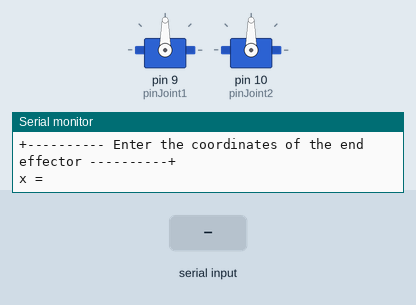
The sketch below on a simulated Arduino Uno, built with avr-gcc and run on an emulated ATmega328P. On the bench: 2 × servo, the last lines printed to the serial monitor. The inputs (shaded band) are chosen by the test bench.

Above: at 1.2 s.
1.3 s: "1\n" received over Serial
2.8 s: "0\n" received over Serial
At 4.6 s:
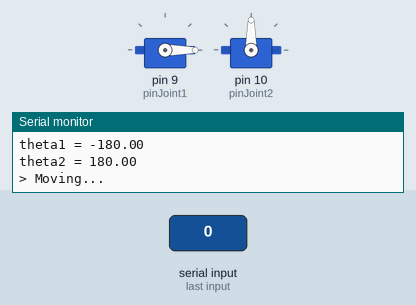
At 5.9 s:
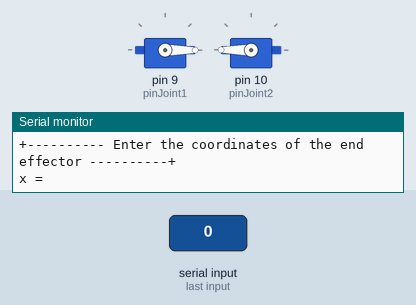
Timing chart, 0 to 7.4 s (numbered marks = the images above; inputs shaded):
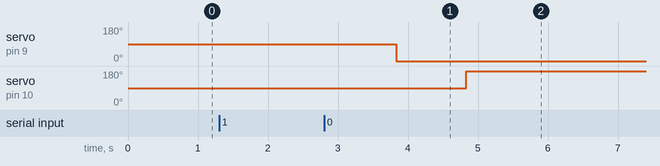

The sketch:

inverse_kinematics.ino
```cpp
#include <stdlib.h>
#include <math.h>
#include <Servo.h>

#define L1 7 // Length of the first link (in cm)
#define L2 8 // Length of the second link

#define pinJoint1 9
#define pinJoint2 10

Servo joint1;
Servo joint2;

// Variables
double x = 0.0, y = 0.0; // Coordinates of the end effector
double theta1 = 0.0, theta2 = 0.0; // Angles of the joints
double beta = 0.0, psi = 0.0;

// Function prototypes
void inverseKinematics(double x, double y);
double radToDeg(double rad);
void move(double angle1, double angle2);
double readSerialInput();

void setup() {
  Serial.begin(115200);

  joint1.attach(pinJoint1);
  joint2.attach(pinJoint2);

  joint1.write(90);
  joint2.write(90);
}

void loop() {
  Serial.flush();

  // Get the coordinates of the end effector
  Serial.println("+---------- Enter the coordinates of the end effector ----------+");
  Serial.print("x = ");
  while (Serial.available() == 0) {}
  x = readSerialInput();
  Serial.println(x);

  Serial.print("y = ");
  while (Serial.available() == 0) {}
  y = readSerialInput();
  Serial.println(y);

  Serial.print("\n+---------- Calculating angles to the coordinates: (");
  Serial.print(x);
  Serial.print(", ");
  Serial.print(y);
  Serial.println(") ----------+");

  // Calculate the angles of the joints
  inverseKinematics(x, y);

  // Print the angles of the joints
  Serial.println("\n> Angles of the joints:");
  Serial.print("theta1 = ");
  Serial.println(theta1);
  Serial.print("theta2 = ");
  Serial.println(theta2);
  Serial.println();

  // Move joints
  Serial.println("> Moving...");
  move(theta1, theta2);
}

void inverseKinematics(double x, double y) {
  // Calculate the angles of the joints

  // Getting theta2
  theta2 = acos( ( pow(x, 2) + pow(y, 2) - pow(L1, 2) - pow(L2, 2) ) / ( 2 * L1 * L2  ) );

  // Getting theta1
  beta = atan2(y, x);
  psi = acos( ( pow(x, 2) + pow(y, 2) + pow(L1, 2) - pow(L2, 2) ) / ( 2 * L1 * sqrt( pow(x, 2) + pow(y, 2) ) ) );
  if( theta2 < 0 )
    theta1 = beta + psi;
  else if ( theta2 > 0)
    theta1 = beta - psi;

  // Convert the angles from radians to degrees
  theta1 = radToDeg(theta1);
  theta2 = radToDeg(theta2);
  Serial.println(theta2);
}

double radToDeg(double rad) {
  // Convert the angles from radians to degrees
  return rad * 180 / M_PI;
}

void move(double angle1, double angle2) {
  delay(1000);
  joint1.write(angle1);
  delay(1000);
  joint2.write(angle2);
}

double readSerialInput() {
  String s;
  double num;
  if(Serial.available() > 0) {
    while (Serial.available() > 0) {
      char c = Serial.read();
      if(c != '\n') {
        s += c;
      }
      delay(10);
    }
  }
  num = s.toDouble();
  return num;
}
```

main.c
```cpp
#include <stdio.h>
#include <stdlib.h>
#include <math.h>

#define L1 8 // Length of the first link (in cm)
#define L2 8 // Length of the second link
#define L3 8 // Length of the third link

double x = 0.0, y = 0.0, phi = 0.0; // Coordinates of the end effector

double x1 = 0.0, y_1 = 0.0; // x' e y'

double theta1 = 0.0, theta2 = 0.0, theta3 = 0.0; // Angles of the joints
double cosTheta2 = 0.0, sinTheta2 = 0.0;
double k1 = 0.0, k2 = 0.0;

// Function prototypes
void inverseKinematics(double x, double y, double phi);
double radToDeg(double rad);

int main()
{
    // Get the coordinates of the end effector
    printf("Enter the coordinates of the end effector:\n");
    printf("x = ");
    scanf("%lf", &x);
    printf("y = ");
    scanf("%lf", &y);
    printf("phi = ");
    scanf("%lf", &phi);

    // Calculate the angles of the joints
    inverseKinematics(x, y, phi);

    // Print the angles of the joints
    printf("\nAngles of the joints:\n");
    printf("theta1 = %.2lf\ntheta2 = %.2lf\ntheta3 = %.2lf\n", theta1, theta2, theta3);

    return 0;
}

void inverseKinematics(double x, double y, double phi)
{
    // Calculate the angles of the joints

    // Getting phi
    phi = phi * M_PI / 180;

    // Getting x' and y'
    /* x1 = x - L3 * cos(phi);
    y_1 = y - L3 * sin(phi); */
    x1 = x - L2 * cos(phi);
    y_1 = y - L2 * sin(phi);

    // Getting theta2
    cosTheta2 = (pow(x1, 2) + pow(y_1, 2) - pow(L1, 2) - pow(L2, 2)) / (2 * L1 * L2);
    sinTheta2 = sqrt(1 - pow(cosTheta2, 2));
    theta2 = atan2(sinTheta2, cosTheta2);

    // Getting theta1
    k1 = L1 + L2 * cosTheta2;
    k2 = L2 * sinTheta2;
    theta1 = atan2(k1 * y_1 - k2 * x1, k1 * x1 + k2 * y_1);

    // Getting theta3
    // theta3 = phi - theta1 - theta2;

    // Convert the angles from radians to degrees
    theta1 = radToDeg(theta1);
    theta2 = radToDeg(theta2);
    // theta3 = radToDeg(theta3);
}

double radToDeg(double rad)
{
    // Convert the angles from radians to degrees
    return rad * 180 / M_PI;
}
```

withoutPhi.c
```cpp
#include <stdio.h>
#include <stdlib.h>
#include <math.h>

#define L1 8 // Length of the first link (in cm)
#define L2 8 // Length of the second link
#define L3 8 // Length of the third link

double x = 0.0, y = 0.0, phi = 0.0; // Coordinates of the end effector

double x1 = 0.0, y_1 = 0.0; // x' e y'

double theta1 = 0.0, theta2 = 0.0; // Angles of the joints
double cosTheta2 = 0.0, sinTheta2 = 0.0;
double k1 = 0.0, k2 = 0.0;

// Function prototypes
void inverseKinematics(double x, double y);
void forwardKinematics(double theta1, double theta2);
double radToDeg(double rad);
double degToRad(double degrees);

int main()
{
    // Get the coordinates of the end effector
    printf("Enter the coordinates of the end effector:\n");
    // printf("x = ");
    // scanf("%lf", &x);
    // printf("y = ");
    // scanf("%lf", &y);

    x = 5;
    y = 5;
    // Calculate the angles of the joints
    inverseKinematics(x, y);

    // Print the angles of the joints
    printf("\nAngles of the joints:\n");
    printf("theta1 = %.2lf\ntheta2 = %.2lf\n", theta1, theta2);

    forwardKinematics(theta1, theta2);

    // Print the angles of the joints
    printf("\nAngles of the joints:\n");
    printf("x = %.2lf\ny = %.2lf\n", x, y);


    return 0;
}

void inverseKinematics(double x, double y)
{
    // Calculate the angles of the joints

    // Getting phi in radians
    // Getting x' and y'
    double x1 = x;
    double y1 = y;

    // Getting theta2
    double cosTheta2 = (pow(x1, 2) + pow(y1, 2) - pow(L1, 2) - pow(L2, 2)) / (2 * L1 * L2);
    double sinTheta2 = sqrt(1 - pow(cosTheta2, 2));
    theta2 = atan2(sinTheta2, cosTheta2);

    // Getting theta1
    double k1 = L1 + L2 * cosTheta2;
    double k2 = L2 * sinTheta2;
    theta1 = atan2(k1 * y1 - k2 * x1, k1 * x1 + k2 * y1);

    theta1 = radToDeg(theta1);
    theta2 = radToDeg(theta2);
}

void forwardKinematics(double theta1, double theta2)
{
    // Calculate the coordinates of the endpoint

    // Convert the angles from degrees to radians
    theta1 = degToRad(theta1);
    theta2 = degToRad(theta2);

    // Calculate x and y
    x = L1 * cos(theta1) + L2 * cos(theta1 + theta2);
    y = L1 * sin(theta1) + L2 * sin(theta1 + theta2);
}


double degToRad(double degrees)
{
    return degrees * M_PI / 180;
}

double radToDeg(double rad)
{
    // Convert the angles from radians to degrees
    return rad * 180 / M_PI;
}
```

Measured:
- after the input at 2.8 s, servo on pin 9 (pinJoint1): 90° → 0° after 1.0 s; servo on pin 10 (pinJoint2): 90° → 180° after 2.0 s
